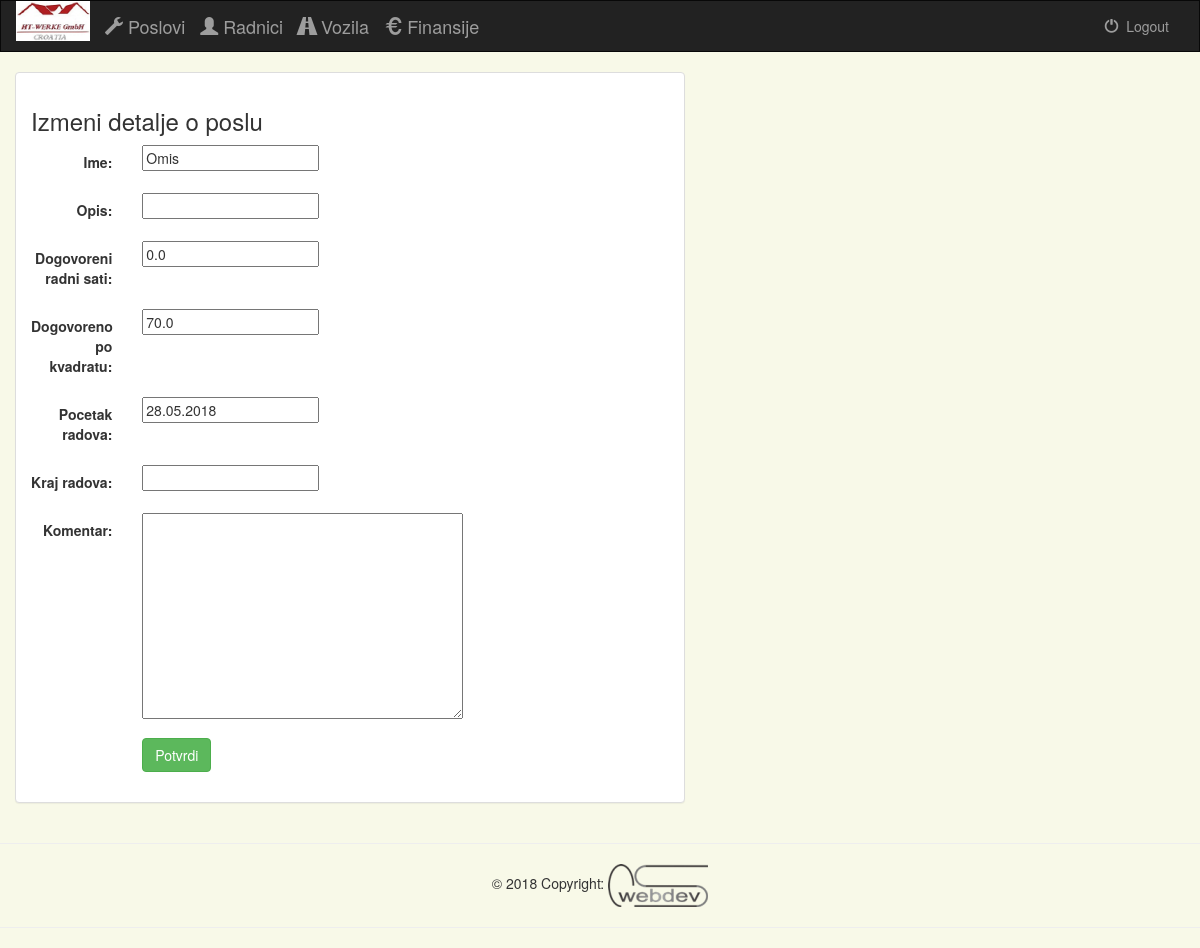
/administracija/azuriranje_posla/1/, run on the app's committed database.
### projects/models.py (models this page shows, shortened)
class Poslovi(models.Model):
    ime = models.CharField(max_length=30)
    opis = models.CharField(max_length=100, blank=True)
    dogovoreni_radni_sati = models.FloatField(default=0.0)
    dogovoreno_po_kvadratu = models.FloatField(default=0.0)
    pocetak_radova = models.DateField()
    kraj_radova = models.DateField(null=True, blank=True)
    komentar = models.TextField(null=True, blank=True)
    class Meta:
        verbose_name_plural = "Poslovi"

### projects/views.py (the view)
# urls.py: url(r'^azuriranje_posla/(?P<project_id>[0-9]+)/$', views.posao_update, name='posao-update'),
def posao_update(request, project_id):
    instance = Poslovi.objects.get(pk=project_id)
    form = PosloviForm(request.POST or None, instance=instance)
    if form.is_valid():
        project = form.save(commit=False)
        project.save()
        messages.success(request, "Podaci su ažurirani!")
        return HttpResponseRedirect(reverse('projects:posao', args=(project_id)))
    context = {
        "form": form,
        'project_id': project_id,
    }
    return render(request, 'projects/posao_update_form.html', context)

### projects/forms.py
class PosloviForm(forms.ModelForm):
    pocetak_radova = forms.DateField(
        widget=forms.DateInput(format='%d.%m.%Y', attrs={'class': "datum"}),
        input_formats=('%d.%m.%Y', '%d/%m/%Y', '%d.%m.%y', '%d/%m/%y'))
    kraj_radova = forms.DateField(
        widget=forms.DateInput(format='%d.%m.%Y', attrs={'class': "datum"}),
        input_formats=('%d.%m.%Y', '%d/%m/%Y', '%d.%m.%y', '%d/%m/%y'),
        required=False)
    class Meta:
        model = Poslovi
        fields = ['ime', 'opis', 'dogovoreni_radni_sati', 'dogovoreno_po_kvadratu', 'pocetak_radova', 'kraj_radova', 'komentar']

### projects/templates/projects/posao_update_form.html (shortened to what this page needs)
{% extends 'projects/base.html' %}
{% block content %}
<div class="container-fluid">
    <div class="row">
        <div class="col-sm-12 col-md-7">
            <div class="panel panel-default">
                <div class="panel-body">
                    <h3>Izmeni detalje o poslu</h3>
                    <form class="form-horizontal" role="form" action="" method="post" enctype="multipart/form-data">
                        {% include 'projects/form_template.html' %}
                        <div class="form-group">
                            <div class="col-sm-offset-2 col-sm-10">
                                <button type="submit" class="btn btn-success">Potvrdi</button>
                            </div>
                        </div>
                    </form>
                </div>
            </div>
        </div>
    </div>
</div>
{% endblock %}

### projects/templates/projects/form_template.html (shortened to what this page needs)
{% for field in form %}
    <div class="form-group">
        <div class="col-sm-offset-2 col-sm-10">
        </div>
        <label class="control-label col-sm-2">{{ field.label_tag }}</label>
        <div class="col-sm-10">{{ field }}</div>
    </div>
{% endfor %}

### projects/static/projects/style.css (style rules this page uses)
body { background: #f8f9e8; }

### data on the page
Poslovi: form "Omis" "0.0" "70.0" "28.05.2018"

### other printed values
{{ field.label_tag }} "Ime:" "Opis:" "Dogovoreni radni sati:" "Dogovoreno po kvadratu:" "Pocetak radova:" "Kraj radova:" "Komentar:"
